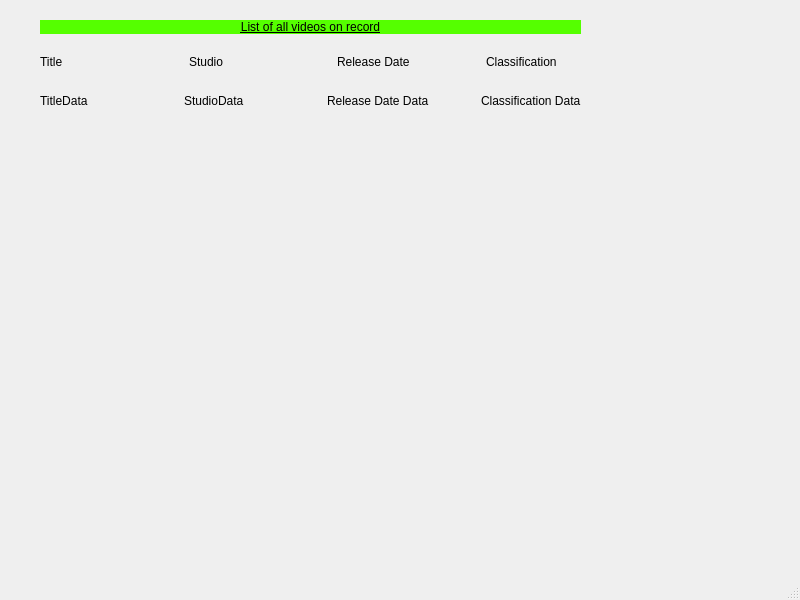
<?xml version="1.0" encoding="UTF-8"?>
<ui version="4.0">
 <class>MainWindow</class>
 <widget class="QMainWindow" name="MainWindow">
  <property name="geometry">
   <rect>
    <x>0</x>
    <y>0</y>
    <width>800</width>
    <height>600</height>
   </rect>
  </property>
  <property name="windowTitle">
   <string>MainWindow</string>
  </property>
  <property name="styleSheet">
   <string notr="true"/>
  </property>
  <widget class="QWidget" name="centralwidget">
   <property name="styleSheet">
    <string notr="true">QLabel{
font: 75 14pt &quot;Arial&quot;;
}

QLabel#MainTitle{
background-color:rgb(85, 255, 0)
}

</string>
   </property>
   <widget class="QWidget" name="verticalLayoutWidget_2">
    <property name="geometry">
     <rect>
      <x>40</x>
      <y>20</y>
      <width>541</width>
      <height>91</height>
     </rect>
    </property>
    <layout class="QVBoxLayout" name="verticalLayout_2">
     <item>
      <widget class="QLabel" name="MainTitle">
       <property name="styleSheet">
        <string notr="true">QLabel{
font: 18pt &quot;Arial&quot;;
text-decoration: underline;
}</string>
       </property>
       <property name="text">
        <string>List of all videos on record</string>
       </property>
       <property name="alignment">
        <set>Qt::AlignCenter</set>
       </property>
      </widget>
     </item>
     <item>
      <spacer name="verticalSpacer">
       <property name="orientation">
        <enum>Qt::Vertical</enum>
       </property>
       <property name="sizeHint" stdset="0">
        <size>
         <width>20</width>
         <height>40</height>
        </size>
       </property>
      </spacer>
     </item>
     <item>
      <layout class="QVBoxLayout" name="verticalLayout">
       <item>
        <layout class="QHBoxLayout" name="horizontalLayout" stretch="2,1,2,1,2,1,2">
         <item>
          <widget class="QLabel" name="TitleHead">
           <property name="styleSheet">
            <string notr="true">QLabel{
font: 75 16pt &quot;Arial&quot;;
}</string>
           </property>
           <property name="text">
            <string>Title</string>
           </property>
          </widget>
         </item>
         <item>
          <spacer name="horizontalSpacer_3">
           <property name="orientation">
            <enum>Qt::Horizontal</enum>
           </property>
           <property name="sizeHint" stdset="0">
            <size>
             <width>40</width>
             <height>20</height>
            </size>
           </property>
          </spacer>
         </item>
         <item>
          <widget class="QLabel" name="lblStudioHead">
           <property name="styleSheet">
            <string notr="true">QLabel{
font: 75 16pt &quot;Arial&quot;;
}</string>
           </property>
           <property name="text">
            <string>Studio</string>
           </property>
          </widget>
         </item>
         <item>
          <spacer name="horizontalSpacer_2">
           <property name="orientation">
            <enum>Qt::Horizontal</enum>
           </property>
           <property name="sizeHint" stdset="0">
            <size>
             <width>40</width>
             <height>20</height>
            </size>
           </property>
          </spacer>
         </item>
         <item>
          <widget class="QLabel" name="lblRealeaseDateHead">
           <property name="styleSheet">
            <string notr="true">QLabel{
font: 75 16pt &quot;Arial&quot;;
}</string>
           </property>
           <property name="text">
            <string>Release Date</string>
           </property>
          </widget>
         </item>
         <item>
          <spacer name="horizontalSpacer">
           <property name="orientation">
            <enum>Qt::Horizontal</enum>
           </property>
           <property name="sizeHint" stdset="0">
            <size>
             <width>40</width>
             <height>20</height>
            </size>
           </property>
          </spacer>
         </item>
         <item>
          <widget class="QLabel" name="lblClassificationHead">
           <property name="styleSheet">
            <string notr="true">QLabel{
font: 75 16pt &quot;Arial&quot;;
}</string>
           </property>
           <property name="text">
            <string>Classification</string>
           </property>
          </widget>
         </item>
        </layout>
       </item>
       <item>
        <spacer name="verticalSpacer_2">
         <property name="orientation">
          <enum>Qt::Vertical</enum>
         </property>
         <property name="sizeHint" stdset="0">
          <size>
           <width>20</width>
           <height>40</height>
          </size>
         </property>
        </spacer>
       </item>
       <item>
        <layout class="QHBoxLayout" name="horizontalLayout_3" stretch="2,1,2,1,2,1,2">
         <item>
          <widget class="QLabel" name="lblTitleData">
           <property name="text">
            <string>TitleData</string>
           </property>
          </widget>
         </item>
         <item>
          <spacer name="horizontalSpacer_6">
           <property name="orientation">
            <enum>Qt::Horizontal</enum>
           </property>
           <property name="sizeHint" stdset="0">
            <size>
             <width>40</width>
             <height>20</height>
            </size>
           </property>
          </spacer>
         </item>
         <item>
          <widget class="QLabel" name="lblStudioData">
           <property name="text">
            <string>StudioData</string>
           </property>
          </widget>
         </item>
         <item>
          <spacer name="horizontalSpacer_5">
           <property name="orientation">
            <enum>Qt::Horizontal</enum>
           </property>
           <property name="sizeHint" stdset="0">
            <size>
             <width>40</width>
             <height>20</height>
            </size>
           </property>
          </spacer>
         </item>
         <item>
          <widget class="QLabel" name="lblReleaseDateData">
           <property name="text">
            <string>Release Date Data</string>
           </property>
          </widget>
         </item>
         <item>
          <spacer name="horizontalSpacer_4">
           <property name="orientation">
            <enum>Qt::Horizontal</enum>
           </property>
           <property name="sizeHint" stdset="0">
            <size>
             <width>40</width>
             <height>20</height>
            </size>
           </property>
          </spacer>
         </item>
         <item>
          <widget class="QLabel" name="lblClassificationHead_2">
           <property name="text">
            <string>Classification Data</string>
           </property>
          </widget>
         </item>
        </layout>
       </item>
      </layout>
     </item>
    </layout>
   </widget>
  </widget>
  <widget class="QMenuBar" name="menubar">
   <property name="geometry">
    <rect>
     <x>0</x>
     <y>0</y>
     <width>800</width>
     <height>18</height>
    </rect>
   </property>
  </widget>
  <widget class="QStatusBar" name="statusbar"/>
 </widget>
 <resources/>
 <connections/>
</ui>
